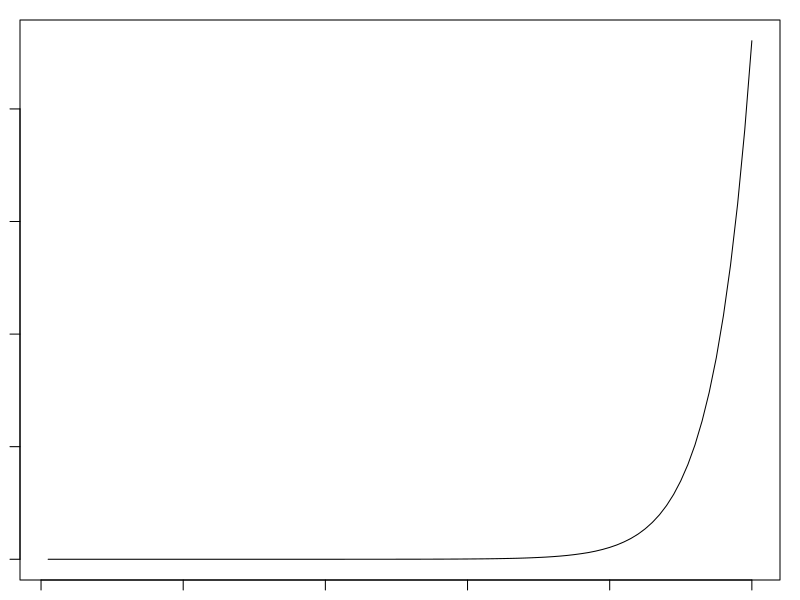
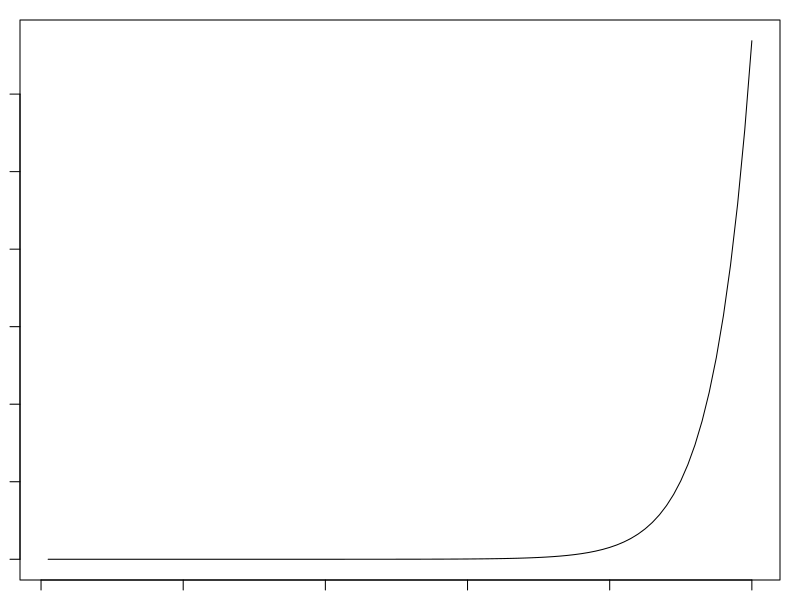
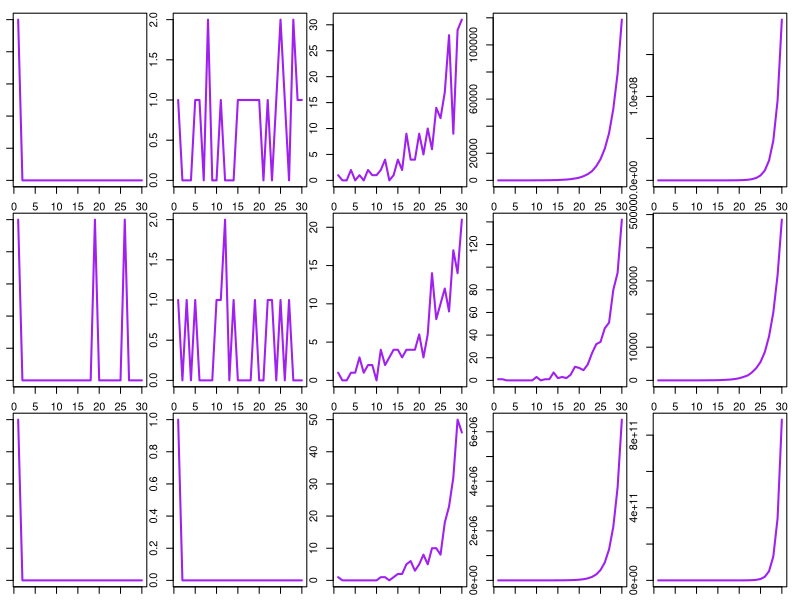

Write the R code that produced these figures, in order. (Note: this script raises an error after producing the figures.)
#Simulate Branching Process
par(mar=c(1,1,1,1))

#Parameters
num_days = 100
r0 = 3.1
shape_gamma = 6
scale_gamma = 1


#Function
simulate_branching = function(num_days, r0, shape_gamma, scale_gamma) {
  #Set up
  vec_infecteds = vector('numeric', num_days)
  vec_infecteds[1] = 1
  
  #Infectiousness (Discrete gamma)
  prob_infect = pgamma(c(1:num_days), shape = shape_gamma, scale = scale_gamma) - pgamma(c(0:(num_days-1)), shape = shape_gamma, scale = scale_gamma)
  
  for (t in 2:num_days) {
    
    #Total rate
    tot_rate = r0*sum(vec_infecteds[1:(t-1)]*rev(prob_infect[1:(t-1)]))
    vec_infecteds[t] = rpois(1, tot_rate)
  }
  
  vec_infecteds
}

#Implement
start_time = Sys.time()
x = simulate_branching(num_days, r0, shape_gamma, scale_gamma)
end_time = Sys.time()
time_elap = end_time - start_time
#print(time_elap)
x

#Plots
plot.ts(x, ylab = "N Daily infections")
cum_data <- cumsum(x)
plot.ts(cum_data)


#*********************************************************************
#Plots
plot_variations = function(list_r0, list_scale_shape, num_days){
  #Plot
  par(mfrow=c(3,5))
  for (shape_scale in list_scale_shape){
    shape_gamma = shape_scale[[1]]
    scale_gamma = shape_scale[[2]]
    for (r0 in list_r0){
      num_daily = simulate_branching(num_days, r0, shape_gamma, scale_gamma)
      plot.ts(num_daily,lwd = 2, ylab = "N Daily infections", col = 'purple')
    }
  }
}

#*********
#Params + Apply
num_days = 30
list_r0 = c(0.5, 1, 2, 4, 8)
#list_shape_scale = list(list(9,0.5) , list(7.5,1.0), list(6,1))
list_shape_scale = list(list(2,2), list(3,2), list(1.5, 2))
plot_variations(list_r0,  list_shape_scale, num_days)

#**********
#Inspect gamma density
seq1 = seq(0.0, 10, by = 1)
gammaX = dgamma(a, shape = 1.5, scale = 2)
plot(seq1, gammaX)